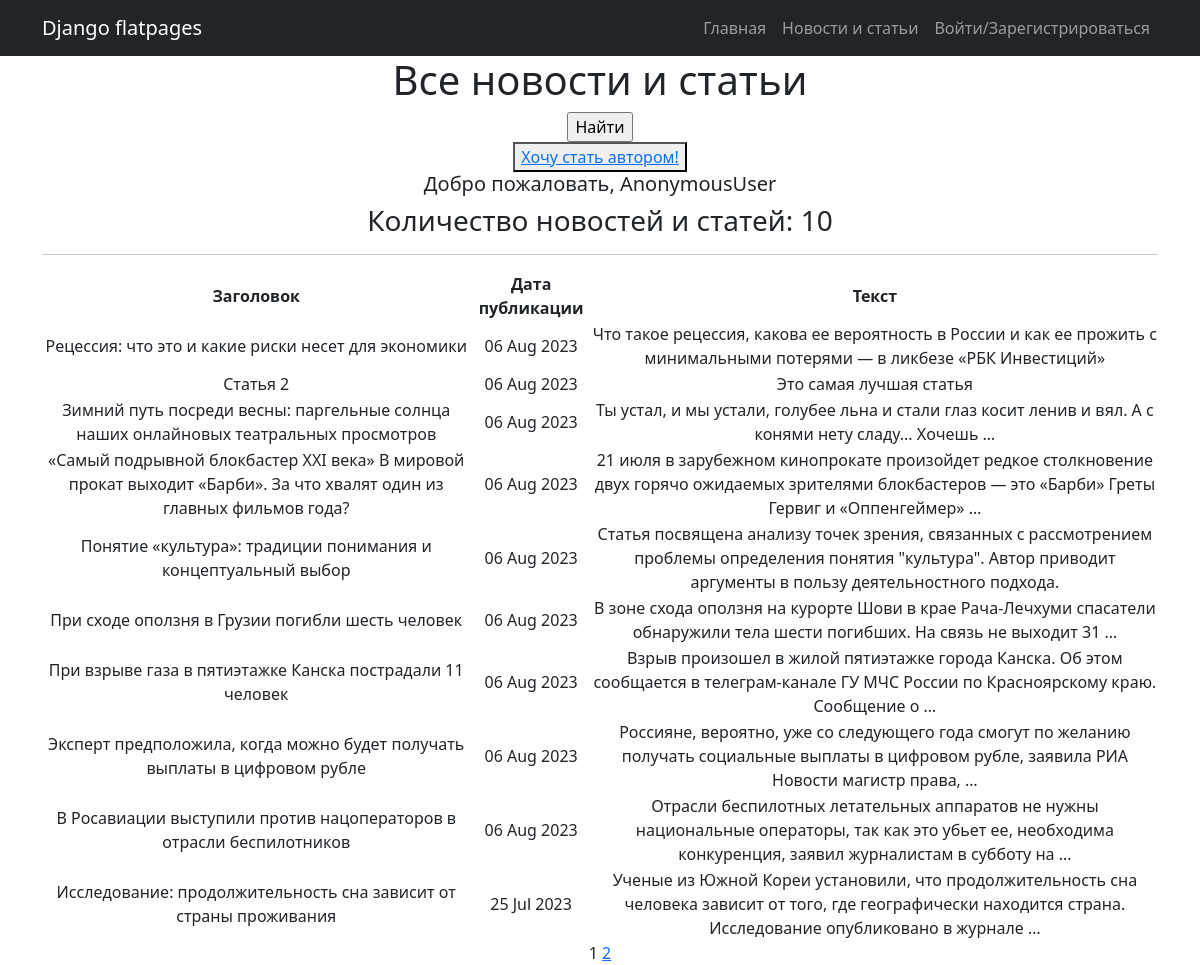
The app's page /posts/, older data.
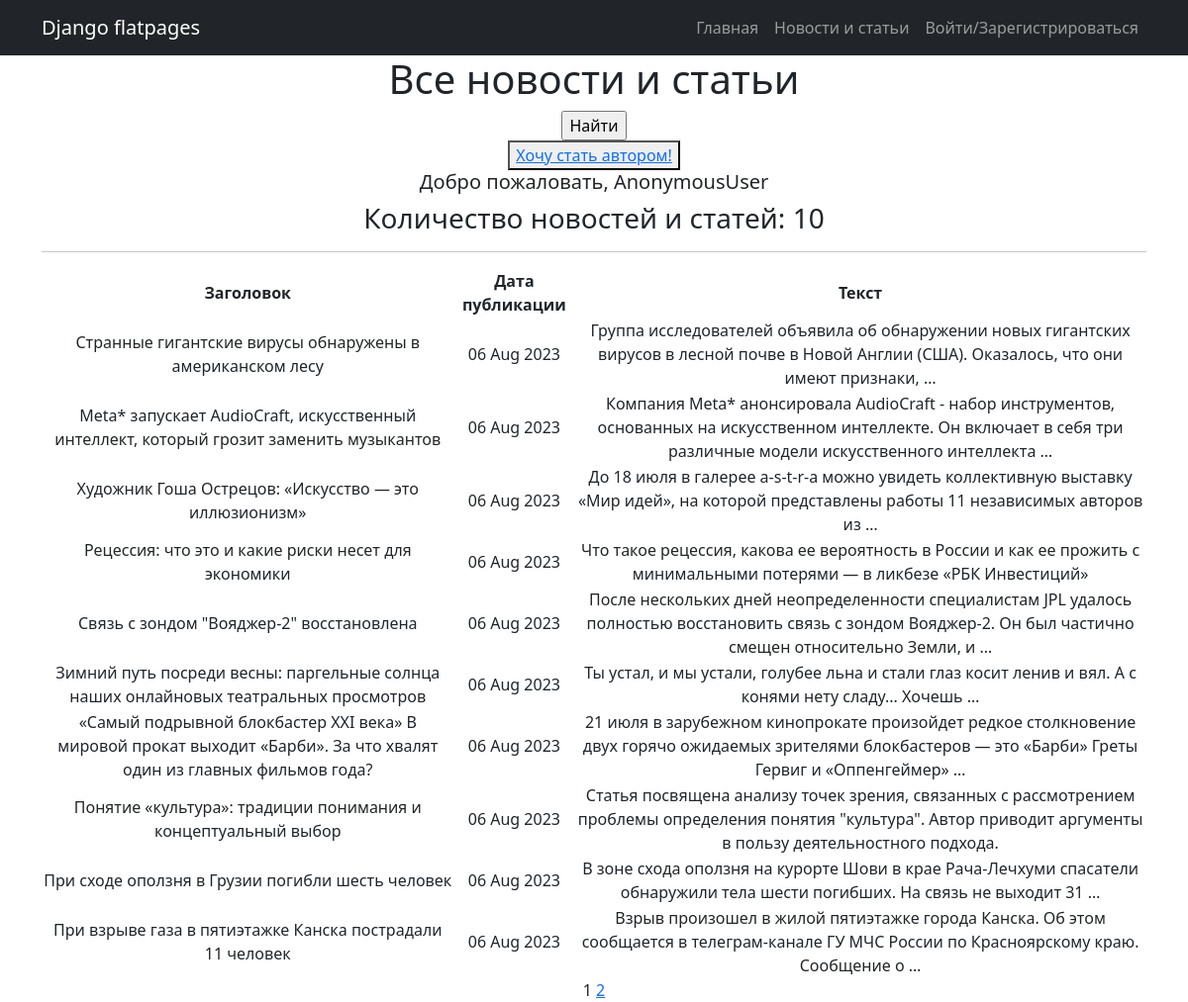
The same page, newer data.
### news/models.py (models this page shows, shortened)
class Post(models.Model):
    news = 'NW'
    article = 'AR'
    CHAPTER = [
        (news, 'Новость'),
        (article, 'Статья')
    ]
    post_type = models.CharField(max_length=2, choices=CHAPTER, default=news)
    post_time = models.DateTimeField(auto_now_add=True)
    headline = models.CharField(max_length=255)
    article_text = models.TextField()
    rating = models.IntegerField(default=0)
    post_author = models.ForeignKey(Author, on_delete=models.CASCADE)
    post_category = models.ManyToManyField(Category, through='PostCategory')

### news/views.py (the view)
# urls.py: path('', PostList.as_view(), name='post_list'),
class PostList(ListView):
    model = Post
    ordering = '-post_time'
    template_name = 'posts.html'
    context_object_name = 'posts'
    paginate_by = 10
    def get_context_data(self, **kwargs):
        context = super().get_context_data(**kwargs)
        context['is_not_author'] = not self.request.user.groups.filter(name='authors').exists()
        return context

### news/templatetags/custom_filters.py (called while the page is built)
@register.filter()
def censor(value):
    if not isinstance(value, str):
        raise TypeError()
    for word in bad_words:
        value = value.replace(word, word[0] + '*' * (len(word) - 1))
    return value

### news/templatetags/custom_tags.py (called while the page is built)
@register.simple_tag(takes_context=True)
def url_replace(context, **kwargs):
    d = context['request'].GET.copy()
    for k, v in kwargs.items():
        d[k] = v
    return d.urlencode()

### templates/posts.html (shortened to what this page needs)
{% extends 'flatpages/default.html' %}
{% load custom_filters %}
{% load custom_tags %}
{% block content %}
    <h1>Все новости и статьи</h1>
    <form action="" method="get">
        <input type="submit" value="Найти" />
    </form>
    {% if is_not_author %}
    <button> <a href="upgrade/"> Хочу стать автором! </a> </button>
    {% endif %}
    <h5>Добро пожаловать, {{ request.user }}</h5>
    <h3> Количество новостей и статей: {{ posts|length }}</h3>
    <hr>
    {% if posts %}
        <table>
            <tr>
                <td><b>Заголовок</b></td>
                <td><b>Дата публикации</b></td>
                <td><b>Текст</b></td>
            </tr>
            {% for post in posts %}
            <tr>
                <td>{{ post.headline|censor }}</td>
                <td>{{ post.post_time|date:'d M Y' }}</td>
                <td>{{ post.article_text|truncatewords:20|censor }}</td>
            </tr>
            {% endfor %}
        </table>
    {% else %}
        <h2>Новостей нет!</h2>
    {% endif %}
    {{ page_obj.number }}
    {% if page_obj.has_next %}
        <a href="?{% url_replace page=page_obj.next_page_number %}">{{ page_obj.next_page_number }}</a>
    {% endif %}
{% endblock content %}

Row changes from the older to the newer data that the page shows:
no longer on this page (row unchanged): Post: headline|censor "Эксперт предположила, когда можно будет получать выплаты в цифровом рубле", post_time "06 Aug 2023", article_text|censor "Россияне, вероятно, уже со следующего года смогут по желанию получать социальные выплаты в цифровом рубле, заявила РИА Новости магистр права, …"
no longer on this page (row unchanged): Post: headline|censor "В Росавиации выступили против нацоператоров в отрасли беспилотников", post_time "06 Aug 2023", article_text|censor "Отрасли беспилотных летательных аппаратов не нужны национальные операторы, так как это убьет ее, необходима конкуренция, заявил журналистам в субботу на …"
no longer on this page (row unchanged): Post: headline|censor "Исследование: продолжительность сна зависит от страны проживания", post_time "25 Jul 2023", article_text|censor "Ученые из Южной Кореи установили, что продолжительность сна человека зависит от того, где географически находится страна. Исследование опубликовано в журнале …"
added Post: headline|censor "Странные гигантские вирусы обнаружены в американском лесу", post_time "06 Aug 2023", article_text|censor "Группа исследователей объявила об обнаружении новых гигантских вирусов в лесной почве в Новой Англии (США). Оказалось, что они имеют признаки, …"
added Post: headline|censor "Meta* запускает AudioCraft, искусственный интеллект, который грозит заменить музыкантов", post_time "06 Aug 2023", article_text|censor "Компания Meta* анонсировала AudioCraft - набор инструментов, основанных на искусственном интеллекте. Он включает в себя три различные модели искусственного интеллекта …"
added Post: headline|censor "Художник Гоша Острецов: «Искусство — это иллюзионизм»", post_time "06 Aug 2023", article_text|censor "До 18 июля в галерее a-s-t-r-a можно увидеть коллективную выставку «Мир идей», на которой представлены работы 11 независимых авторов из …"
changed Post: headline|censor "Статья 2" → "Связь с зондом \"Вояджер-2\" восстановлена"; article_text|censor "Это самая лучшая статья" → "После нескольких дней неопределенности специалистам JPL удалось полностью восстановить связь с зондом Вояджер-2. Он был частично смещен относительно Земли, и …"
